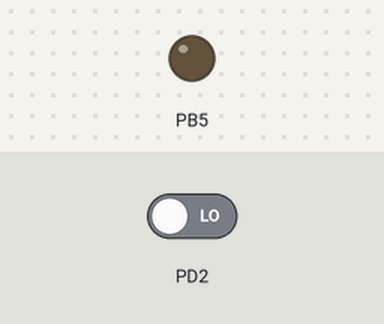
The program below on a simulated ATmega328P, built with avr-gcc and emulated at 16 MHz. Shown: output pins drawn as LEDs (lit = HIGH). Inputs (shaded band) come from the test bench; at power-on: PD2 LOW.

Above: at 1.2 s.
1.3 s: PD2 driven HIGH
At 2.1 s:
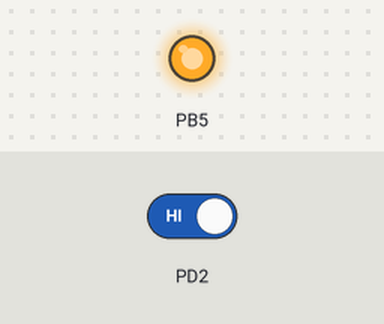
2.8 s: PD2 driven LOW
At 3.2 s:
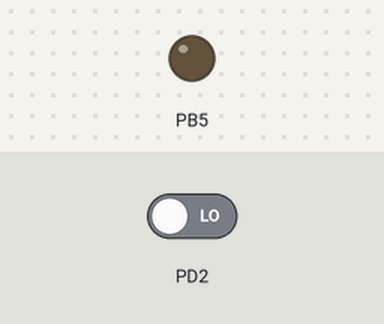
Timing chart, 0 to 5.8 s (numbered marks = the images above; inputs shaded):
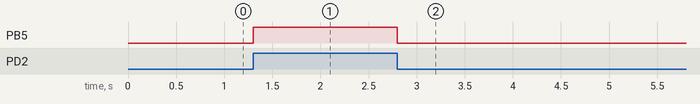

The program:

main.cpp
```cpp
/*
 PULSADOR
 Migración a código AVR del ejemplo Button de Arduino:
 http://www.arduino.cc/en/Tutorial/Button
 */

#include <avr/io.h>
#include <util/delay.h>


// variables
int buttonState = 0;         // variable para leer el estado del pulsador

int main()
{
	//Inicializar el pin del pulsador como entrada
	DDRD &= ~(1<<DDD2);
	//Inicializar el pin del led como salida
	DDRB |= (1<<DDB5);

	while (1)
	{
		//Leer el estado del pulsador
		buttonState = PIND & (1<<PD2);

		if(buttonState) { //Si el pulsador está apretado
			//Encender el led
			PORTB |= (1<<PB5);
		} else {
			//Apagar el led
			PORTB &= ~(1<<PB5);
		}

	}

}

/************************************************************************/
 /*
ACTIVIDAD 2: FLANCO
 Código AVR de ejemplo para detectar un flanco
 Se utiliza el hardware del ejemplo Button de Arduino
  http://www.arduino.cc/en/Tutorial/Button
 */
 /*

#include <avr/io.h>
#include <util/delay.h>

// Variables:
int buttonState;       // the current reading from the input pin
int lastButtonState = 0;   // the previous reading from the input pin

int main()
{
	//Inicializar el pin del pulsador como entrada
	DDRD &= ~(1<<DDD2);
	//Inicializar el pin del led como salida
	DDRB |= (1<<DDB5);

	while (1)
	{
		//Leer el estado del pulsador
		buttonState = PIND & (1<<PD2);

		//Si cambió el estado del pulsador...
		if (buttonState != lastButtonState)
		{
			//Si no está presionado el pulsador (se detectó un keyup)...
			if (!buttonState)
			{
				PORTB ^= (1<<PB5); //Se modifica el estado del led (toggle vía XOR)
			}

			//Si hubo cambios válidos actualizo el valor de lectura anterior
			lastButtonState = buttonState;
		}
	}
}
*/
/*
 Código AVR de ejemplo para realizar debounce por Software
 Si bien la estrategia de debounce difiere, el código está inspirado en el ejemplo Debounce
 de Arduino, y el hardware es el utilizado en dicho ejemplo.
  http://www.arduino.cc/en/Tutorial/Debounce
 */
/*
#include <avr/io.h>
#include <util/delay.h>

// Variables:
int buttonState;       // the current reading from the input pin
int lastButtonState = 0;   // the previous reading from the input pin
int debounceDelay = 50;    // the debounce time; increase if the output flickers

int main()
{
	//Inicializar el pin del pulsador como entrada
	DDRD &= ~(1<<DDD2);
	//Inicializar el pin del led como salida
	DDRB |= (1<<DDB5);

	while (1)
	{
		//Leer el estado del pulsador
		buttonState = PIND & (1<<PD2);

		//Si cambió el estado del pulsador...
		if (buttonState != lastButtonState)
		{
			//Se espera un tiempo para evitar leer el ruido del rebote del pulsador
			_delay_ms(debounceDelay);

			//Se vuelve a leer el estado del pulsador
			buttonState = PIND & (1<<PD2);

			//Si el cambio se mantiene, se interpreta como evento de keydown/keyup válido
			if (buttonState != lastButtonState)
			{
				//El pulso es válido, se implementa la lógica del sistema

				//Si no está presionado el pulsador (se detectó un keyup)...
				if (!buttonState)
				{
					PORTB ^= (1<<PB5); //Se modifica el estado del led (toggle vía XOR)
				}

				//Si hubo cambios válidos actualizo el valor de lectura anterior
				lastButtonState = buttonState;
			}
		}
	}
}
*/
```

Measured:
- after the input at 1.3 s, PB5: LOW → HIGH at once
- after the input at 2.8 s, PB5: HIGH → LOW at once
